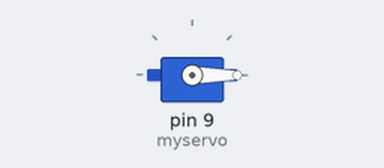
This sketch was run on a simulated Arduino Uno, built with avr-gcc and run on an emulated ATmega328P. On the bench: servo.

Above: at 0.1 s.
At 60.1 s:
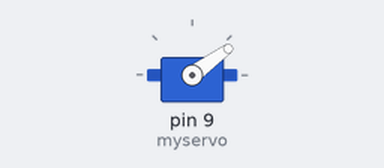
At 90.1 s:
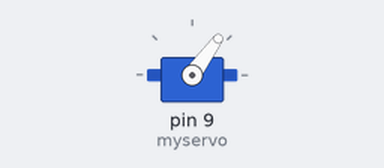
At 125.1 s:
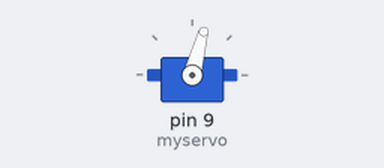
Timing chart, 0 to 126.6 s (numbered marks = the images above):
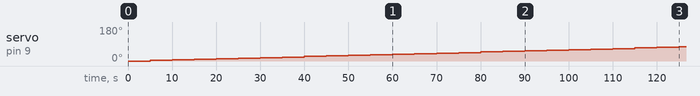

The sketch:

test_servo.ino
```cpp
#include <Servo.h>
Servo myservo;  // create servo object to control a servo
// twelve servo objects can be created on most boards

int pos = 0;    // variable to store the servo position

void setup() {
  digitalWrite(10,HIGH
  );
  myservo.attach(9);
  int pos=0;// attaches the servo on pin 9 to the servo object
}

void loop() {
  if(pos<=180){
    myservo.write(pos);
  }
    pos+=3;// tell servo to go to position in variable 'pos'
    delay(5000);                       // waits 15ms for the servo to reach the position

}
```

Measured:
- by itself, servo on pin 9 (myservo): moves from 0° to 75° over 120 s
